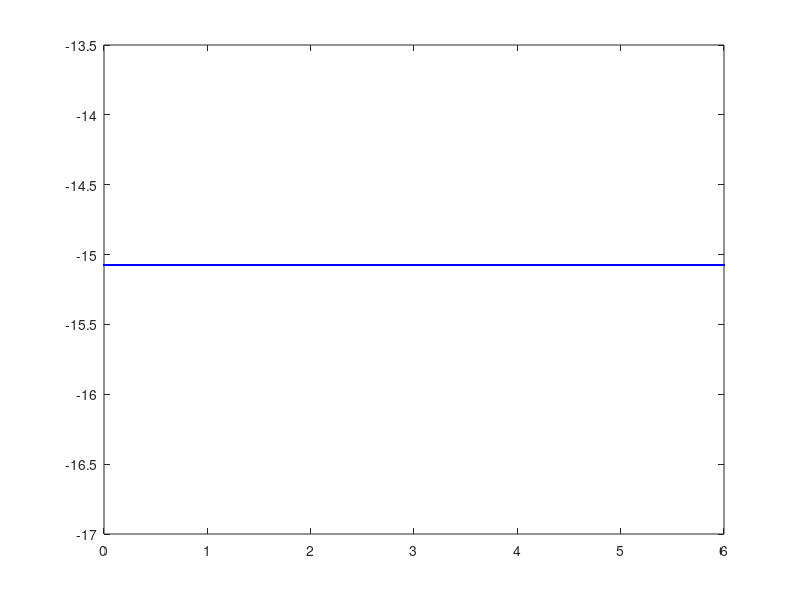

Here is the MATLAB script that generated this plot:
ao= pi/4;
t= 0:0.01:6;
k = input('Da el numero ');
ak= cos(k*pi)/(pi*k*k)-(1/pi*k*k);
bk= -cos(k*pi)/k + sin(k*pi)/pi*k;
xf=0;
ft=0;
for i=1:k
ft= pi/8 + cos(pi*i)/pi*i*i - 1/pi*i*i - cos(pi*i)/i;
xf= xf + ft;
end
xt= 1/4 + ft;
plot(t,xt,'b');